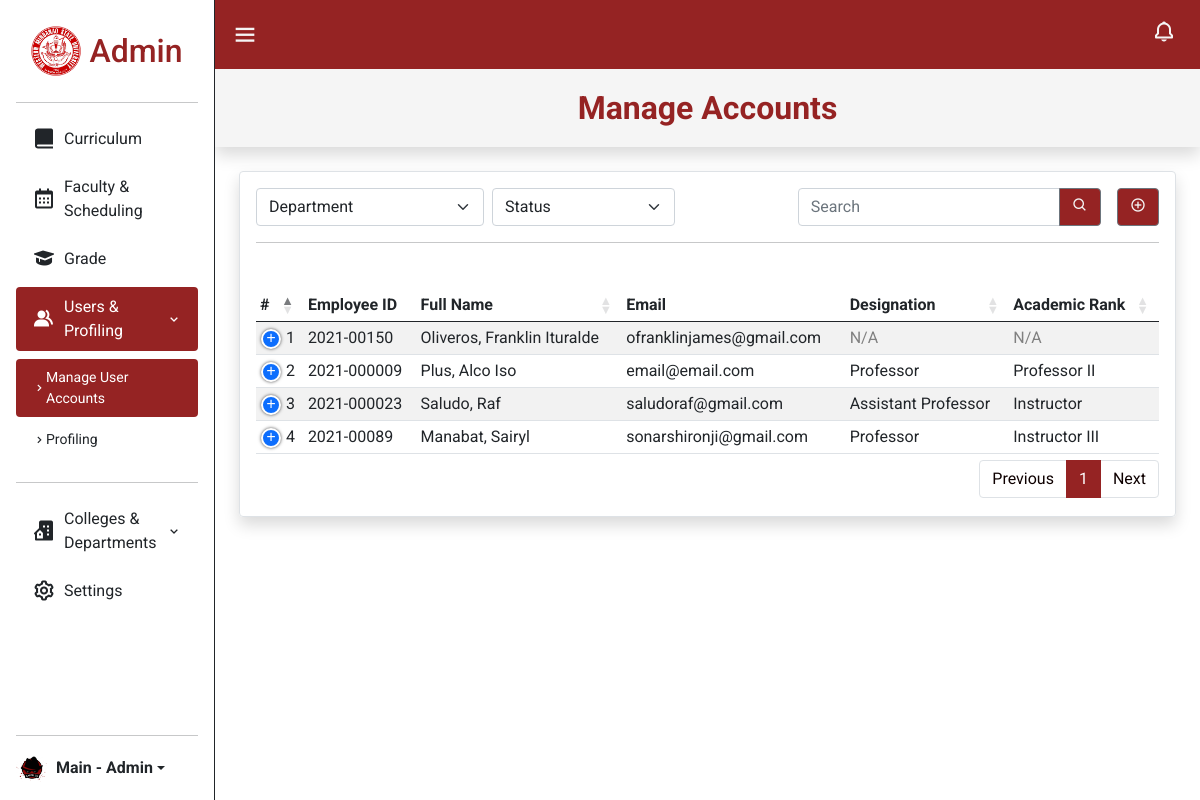
Before: /admin/manage_acc.php (signed in) with the older database file.
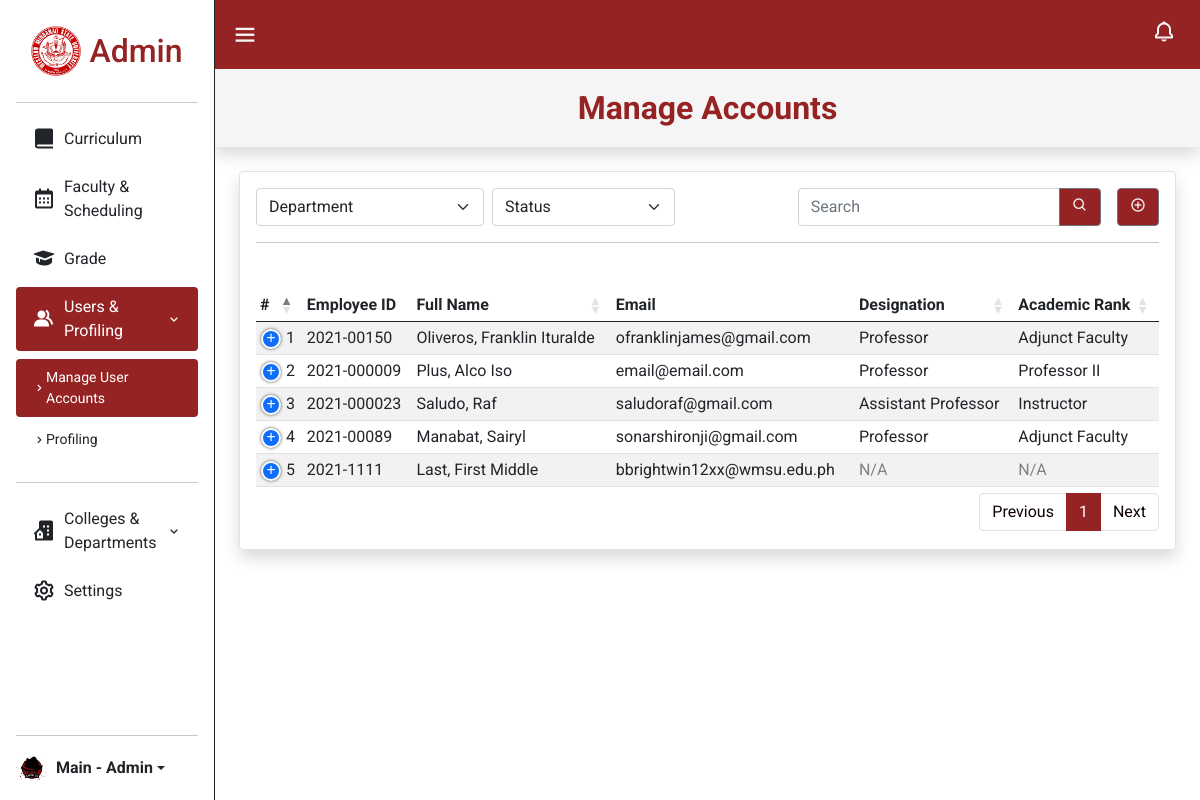
After: the same page with the newer database file.
### tables this page shows
CREATE TABLE `user` (
  `user_id` int(100) NOT NULL,
  `emp_id` text NOT NULL,
  `user_role` int(11) NOT NULL,
  `email` varchar(255) NOT NULL,
  `password` varchar(255) NOT NULL,
  `f_name` varchar(155) NOT NULL,
  `l_name` varchar(155) NOT NULL,
  `m_name` varchar(155) DEFAULT NULL,
  `faculty_type` varchar(250) NOT NULL,
  `profile_image` varchar(255) DEFAULT NULL,
  `is_created` timestamp NOT NULL DEFAULT current_timestamp(),
  `is_updated` timestamp NOT NULL DEFAULT current_timestamp() ON UPDATE current_timestamp()
);

CREATE TABLE `profiling_table` (
  `profiling_id` int(11) NOT NULL,
  `emp_id` text NOT NULL,
  `f_name` varchar(50) NOT NULL,
  `l_name` varchar(50) NOT NULL,
  `m_name` varchar(50) NOT NULL,
  `email` varchar(100) NOT NULL,
  `start_service` varchar(50) NOT NULL,
  `end_service` varchar(50) DEFAULT NULL,
  `acad_type` varchar(100) NOT NULL,
  `faculty_type` varchar(100) NOT NULL,
  `designation` varchar(100) NOT NULL,
  `department_id` int(100) NOT NULL,
  `is_created` timestamp NOT NULL DEFAULT current_timestamp(),
  `is_updated` timestamp NOT NULL DEFAULT current_timestamp() ON UPDATE current_timestamp()
);

### classes/user.class.php (called while the page is built, shortened)
<?php
require_once 'database.php';
class User
{
  protected $db;
  function __construct()
  {
    $this->db = new Database();
  }
  public function show()
  {
    $sql = "SELECT * FROM user ORDER BY user_id ASC;";
    $query = $this->db->connect()->prepare($sql);
    $data = null;
    if ($query->execute()) {
      $data = $query->fetchAll();
    }
    return $data;
  }
}
?>

### classes/database.php (called while the page is built)
<?php
class Database {
  private $host = 'localhost';
  private $username = 'root';
  private $password = '';
  private $database = 'auto_gsdb';
  protected $connection;
  function connect() {
    try {
      $this->connection = new PDO("mysql:host=$this->host;dbname=$this->database", $this->username, $this->password);
    }
    catch(PDOException $e) {
      echo "Connection Error!" . $e->getMessage();
    }
    return $this->connection;
  }
}
?>

### classes/profiling.class.php (called while the page is built, shortened)
<?php
require_once 'database.php';
class Profiling
{
  protected $db;
  function __construct()
  {
    $this->db = new Database();
  }
  public function get_emp_details($emp_id)
  {
    $sql = "SELECT p.designation, p.acad_type, p.faculty_type, d.department_name
            FROM profiling_table p
            LEFT JOIN college_department_table d ON p.department_id = d.department_id
            WHERE p.emp_id = :emp_id";
    $stmt = $this->db->connect()->prepare($sql);
    $stmt->bindParam(':emp_id', $emp_id);
    $stmt->execute();
    return $stmt->fetch(PDO::FETCH_ASSOC);
  }
}
?>

### admin/manage_acc.php (the view, shortened to what the changed rows need)
<?php
require_once '../classes/user.class.php';
require_once '../classes/profiling.class.php';
?>
<!DOCTYPE html>
<html lang="en">
<?php
include '../includes/admin_head.php';
?>
<body>
  <div class="home">
    <main>
      <div class="m-4">
        <div class="content container-fluid mw-100 border rounded shadow p-3">
          <?php
          $profiling = new Profiling();
          $user = new User();
          $userArray = $user->show();
          ?>
          <table id="manage_acc" class="table table-striped table-sm" style="width:100%">
            <thead>
              <tr>
                <th>#</th>
                <th>Employee ID</th>
                <th>Full Name</th>
                <th>Email</th>
                <th>Designation</th>
                <th>Academic Rank</th>
              </tr>
            </thead>
            <tbody>
              <?php
              $counter = 1;
              foreach ($userArray as $item) {
                if ($item['user_role'] == '1') {
                  $designation = 'N/A';
                  $acad_type = 'N/A';
                  $lastName = !empty($item['l_name']) ? $item['l_name'] : 'N/A';
                  $firstName = !empty($item['f_name']) ? $item['f_name'] : '';
                  $middleName = !empty($item['m_name']) ? $item['m_name'] : '';
                  $fullName = trim($lastName . ', ' . $firstName . ' ' . $middleName);
                  if (!empty($item['emp_id']) && $profiling->is_empId_exist($item['emp_id'])) {
                    $profileData = $profiling->get_emp_details($item['emp_id']);
                    if ($profileData) {
                      $designation = !empty($profileData['designation']) ? $profileData['designation'] : $designation;
                      $acad_type = !empty($profileData['acad_type']) ? $profileData['acad_type'] : $acad_type;
                    }
                  }
                  ?>
                  <tr>
                    <td><?= $counter ?></td>
                    <td style="color: <?= empty($item['emp_id']) ? 'grey' : 'inherit' ?>;">
                      <?= !empty($item['emp_id']) ? $item['emp_id'] : 'N/A' ?>
                    </td>
                    <td style="color: <?= $fullName == 'N/A' ? 'grey' : 'inherit' ?>;">
                      <?= $fullName ?>
                    </td>
                    <td style="color: <?= empty($item['email']) ? 'grey' : 'inherit' ?>;">
                      <?= !empty($item['email']) ? $item['email'] : 'N/A' ?>
                    </td>
                    <td style="color: <?= $designation == 'N/A' ? 'grey' : 'inherit' ?>;">
                      <?= $designation ?>
                    </td>
                    <td style="color: <?= $acad_type == 'N/A' ? 'grey' : 'inherit' ?>;">
                      <?= $acad_type ?>
                    </td>
                  </tr>
                  <?php
                  $counter++;
                }
              }
              ?>
            </tbody>
          </table>
        </div>
      </div>
    </main>
  </div>
</body>
</html>

Changed rows visible on the page:
computed for user "Oliveros, Franklin Ituralde": profiling_table.designation "N/A" → "Professor"; profiling_table.acad_type "N/A" → "Adjunct Faculty"
changed through a linked row, user "Manabat, Sairyl": profiling_table.acad_type "Instructor III" → "Adjunct Faculty"
added user: emp "2021-1111", fullName "Last, First Middle", email "bbrightwin12xx@wmsu.edu.ph", user_role "N/A"
